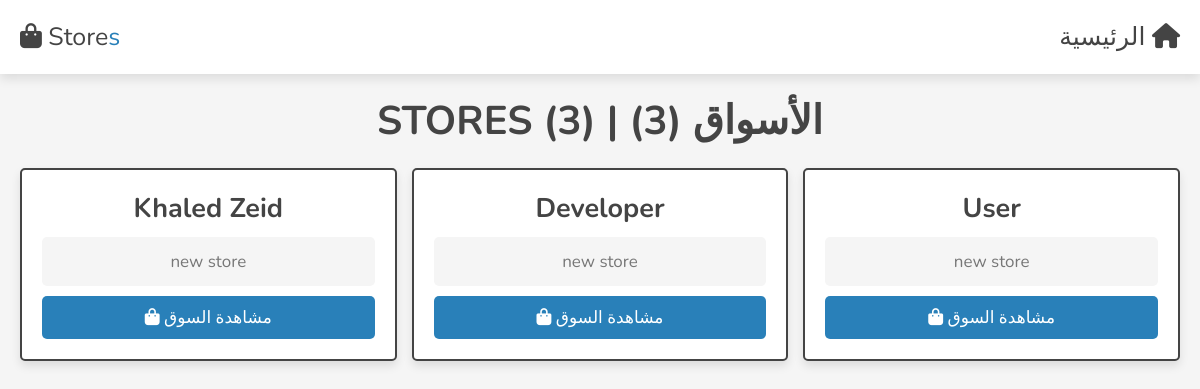
The page /admin/stores.php (signed in) on the database its author committed.
### tables this page shows
CREATE TABLE `store` (
  `id` int(11) NOT NULL,
  `title` varchar(255) NOT NULL,
  `subtitle` text NOT NULL,
  `status` int(11) NOT NULL,
  `image` varchar(255) DEFAULT NULL,
  `background` varchar(255) DEFAULT NULL,
  `created_by` int(11) NOT NULL,
  `created_at` datetime NOT NULL DEFAULT current_timestamp()
);

### admin/stores.php (the view, shortened to what this page needs)
<?php
include '../components/connect.php';
$user_id = $_SESSION['user_id'];
?>
<!DOCTYPE html>
<html lang="en">
<head>
   <link rel="stylesheet" href="https://cdnjs.cloudflare.com/ajax/libs/font-awesome/6.1.1/css/all.min.css">
   <link rel="stylesheet" href="../css/admin_style.css">
</head>
<body>
<?php include '../components/admin_header.php'; ?>
<section class="dashboard">
   <h1 class="heading">
        stores
        <?php
            $select_messages = $conn->prepare("SELECT * FROM `store`");
            $select_messages->execute();
            $number_of_messages = $select_messages->rowCount()
        ?>
        <?= '('. $number_of_messages .')'; ?>
       |
       الأسواق
       <?php
            $select_messages = $conn->prepare("SELECT * FROM `store`");
            $select_messages->execute();
            $number_of_messages = $select_messages->rowCount()
        ?>
        <?= '('. $number_of_messages .')'; ?>
   </h1>
   <div class="box-container">
    <?php
    $select_messages = $conn->prepare("SELECT * FROM `store`");
    $select_messages->execute();
    $number_of_messages = $select_messages->rowCount();
    if($number_of_messages > 0){
        while($fetch_product = $select_messages->fetch(PDO::FETCH_ASSOC)) { ?>
            <div class="box">
                <h3><?= $fetch_product['title'] ?></h3>
                <p>new store</p>
                <a href="../store/store.php?user_id=<?php echo $fetch_product['id'].'&id='.$user_id; ?>" class="btn"><i class="fa fa-shopping-bag" aria-hidden="true"></i> مشاهدة السوق </a>
            </div>
        <?php }
    }
    ?>
   </div>
</section>
</body>
</html>

### css/admin_style.css (style rules this page uses)
:root { --main-color:#2980b9; --orange:#f39c12; --red:#e74c3c; --black:#444; --white:#fff; --light-color:#777; --light-bg:#f5f5f5; --border:.2rem solid var(--black); --box-shadow:0 .5rem 1rem rgba(0,0,0,.1); }
* { font-family: 'Nunito', sans-serif; margin:0; padding:0; box-sizing: border-box; outline: none; border:none; text-decoration: none; }
html { font-size: 62.5%; overflow-x: hidden; }
body { background-color: var(--light-bg); }
section { padding:2rem; max-width: 1200px; margin:0 auto; }
.heading { font-size: 4rem; color:var(--black); margin-bottom: 2rem; text-align: center; text-transform: uppercase; }
.btn, .delete-btn, .option-btn { display: block; width: 100%; margin-top: 1rem; border-radius: .5rem; padding:1rem 3rem; font-size: 1.7rem; text-transform: capitalize; color:var(--white); cursor: pointer; text-align: center; }
.btn { background-color: var(--main-color); }
.dashboard .box-container { display: grid; grid-template-columns: repeat(auto-fit, minmax(27rem, 1fr)); gap:1.5rem; justify-content: center; align-items: flex-start; }
.dashboard .box-container .box { padding:2rem; text-align: center; border:var(--border); box-shadow: var(--box-shadow); border-radius: .5rem; background-color: var(--white); }
.dashboard .box-container .box h3 { font-size: 2.7rem; color:var(--black); }
.dashboard .box-container .box p { padding:1.3rem; border-radius: .5rem; background-color: var(--light-bg); font-size: 1.7rem; color:var(--light-color); margin:1rem 0; }

### rows shown on the page
store: title "Khaled Zeid"
store: title "Developer"
store: title "User"

### other values the page prints
$number_of_messages "3"
